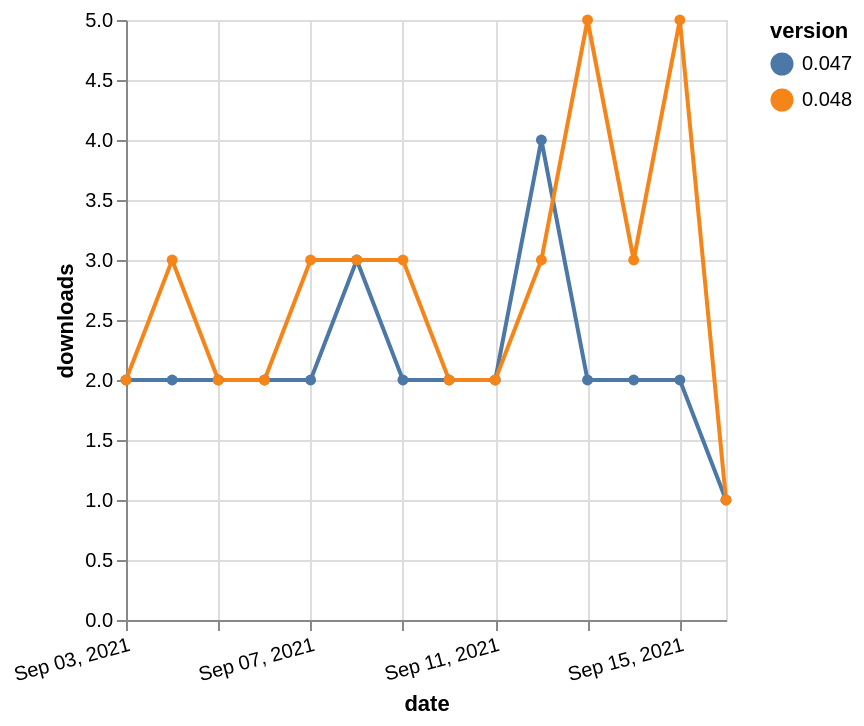

Source (Vega-Lite JSON):
### Vega-Lite specification from a JSON file in a GitHub repository (floating-point values rounded to 4 significant figures)
{"$schema": "https://vega.github.io/schema/vega-lite/v5.json", "description": "A simple bar chart with embedded data.", "data": {"values": [{"date": "2021-09-03", "total": 3089, "delta": 2, "version": "0.047"}, {"date": "2021-09-04", "total": 3091, "delta": 2, "version": "0.047"}, {"date": "2021-09-05", "total": 3093, "delta": 2, "version": "0.047"}, {"date": "2021-09-06", "total": 3095, "delta": 2, "version": "0.047"}, {"date": "2021-09-07", "total": 3097, "delta": 2, "version": "0.047"}, {"date": "2021-09-08", "total": 3100, "delta": 3, "version": "0.047"}, {"date": "2021-09-09", "total": 3102, "delta": 2, "version": "0.047"}, {"date": "2021-09-10", "total": 3104, "delta": 2, "version": "0.047"}, {"date": "2021-09-11", "total": 3106, "delta": 2, "version": "0.047"}, {"date": "2021-09-12", "total": 3110, "delta": 4, "version": "0.047"}, {"date": "2021-09-13", "total": 3112, "delta": 2, "version": "0.047"}, {"date": "2021-09-14", "total": 3114, "delta": 2, "version": "0.047"}, {"date": "2021-09-15", "total": 3116, "delta": 2, "version": "0.047"}, {"date": "2021-09-16", "total": 3117, "delta": 1, "version": "0.047"}, {"date": "2021-09-03", "total": 2441, "delta": 2, "version": "0.048"}, {"date": "2021-09-04", "total": 2444, "delta": 3, "version": "0.048"}, {"date": "2021-09-05", "total": 2446, "delta": 2, "version": "0.048"}, {"date": "2021-09-06", "total": 2448, "delta": 2, "version": "0.048"}, {"date": "2021-09-07", "total": 2451, "delta": 3, "version": "0.048"}, {"date": "2021-09-08", "total": 2454, "delta": 3, "version": "0.048"}, {"date": "2021-09-09", "total": 2457, "delta": 3, "version": "0.048"}, {"date": "2021-09-10", "total": 2459, "delta": 2, "version": "0.048"}, {"date": "2021-09-11", "total": 2461, "delta": 2, "version": "0.048"}, {"date": "2021-09-12", "total": 2464, "delta": 3, "version": "0.048"}, {"date": "2021-09-13", "total": 2469, "delta": 5, "version": "0.048"}, {"date": "2021-09-14", "total": 2472, "delta": 3, "version": "0.048"}, {"date": "2021-09-15", "total": 2477, "delta": 5, "version": "0.048"}, {"date": "2021-09-16", "total": 2478, "delta": 1, "version": "0.048"}]}, "width": "container", "mark": {"type": "line", "point": {"filled": true}}, "encoding": {"x": {"field": "date", "type": "temporal", "timeUnit": "yearmonthdate", "title": "date", "axis": {"labelAngle": -15}}, "y": {"field": "delta", "type": "quantitative", "title": "downloads"}, "color": {"field": "version", "type": "nominal"}, "tooltip": {"field": "delta"}}}
